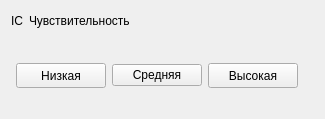
<?xml version="1.0" encoding="UTF-8"?>
<ui version="4.0">
 <class>WidgetSensivity</class>
 <widget class="QWidget" name="WidgetSensivity">
  <property name="geometry">
   <rect>
    <x>0</x>
    <y>0</y>
    <width>325</width>
    <height>119</height>
   </rect>
  </property>
  <property name="windowTitle">
   <string>Form</string>
  </property>
  <layout class="QHBoxLayout" name="horizontalLayout_3">
   <item>
    <layout class="QVBoxLayout" name="verticalLayout_borderExternal">
     <item>
      <layout class="QVBoxLayout" name="verticalLayout_2">
       <item>
        <layout class="QHBoxLayout" name="horizontalLayout">
         <item>
          <widget class="QLabel" name="label_headIcon">
           <property name="text">
            <string>IC</string>
           </property>
          </widget>
         </item>
         <item>
          <widget class="QLabel" name="label_headText">
           <property name="text">
            <string>Чувствительность</string>
           </property>
          </widget>
         </item>
         <item>
          <spacer name="horizontalSpacer">
           <property name="orientation">
            <enum>Qt::Horizontal</enum>
           </property>
           <property name="sizeHint" stdset="0">
            <size>
             <width>40</width>
             <height>20</height>
            </size>
           </property>
          </spacer>
         </item>
        </layout>
       </item>
       <item>
        <widget class="QFrame" name="frame_borderInternal">
         <property name="frameShape">
          <enum>QFrame::StyledPanel</enum>
         </property>
         <property name="frameShadow">
          <enum>QFrame::Raised</enum>
         </property>
        </widget>
       </item>
       <item>
        <layout class="QHBoxLayout" name="horizontalLayout_borderInternal">
         <item>
          <spacer name="horizontalSpacer_2">
           <property name="orientation">
            <enum>Qt::Horizontal</enum>
           </property>
           <property name="sizeType">
            <enum>QSizePolicy::Fixed</enum>
           </property>
           <property name="sizeHint" stdset="0">
            <size>
             <width>5</width>
             <height>20</height>
            </size>
           </property>
          </spacer>
         </item>
         <item>
          <layout class="QVBoxLayout" name="verticalLayout">
           <item>
            <layout class="QHBoxLayout" name="horizontalLayout_2">
             <item>
              <widget class="QPushButton" name="pushButton_sensivityLow">
               <property name="minimumSize">
                <size>
                 <width>0</width>
                 <height>25</height>
                </size>
               </property>
               <property name="maximumSize">
                <size>
                 <width>16777215</width>
                 <height>25</height>
                </size>
               </property>
               <property name="focusPolicy">
                <enum>Qt::NoFocus</enum>
               </property>
               <property name="text">
                <string>Низкая</string>
               </property>
              </widget>
             </item>
             <item>
              <widget class="QPushButton" name="pushButton_sensivityMedium">
               <property name="focusPolicy">
                <enum>Qt::NoFocus</enum>
               </property>
               <property name="text">
                <string>Средняя</string>
               </property>
              </widget>
             </item>
             <item>
              <widget class="QPushButton" name="pushButton_sensivityHigh">
               <property name="minimumSize">
                <size>
                 <width>0</width>
                 <height>25</height>
                </size>
               </property>
               <property name="maximumSize">
                <size>
                 <width>16777215</width>
                 <height>25</height>
                </size>
               </property>
               <property name="focusPolicy">
                <enum>Qt::NoFocus</enum>
               </property>
               <property name="text">
                <string>Высокая</string>
               </property>
              </widget>
             </item>
            </layout>
           </item>
          </layout>
         </item>
         <item>
          <spacer name="verticalSpacer_3">
           <property name="orientation">
            <enum>Qt::Vertical</enum>
           </property>
           <property name="sizeHint" stdset="0">
            <size>
             <width>5</width>
             <height>40</height>
            </size>
           </property>
          </spacer>
         </item>
         <item>
          <spacer name="horizontalSpacer_3">
           <property name="orientation">
            <enum>Qt::Horizontal</enum>
           </property>
           <property name="sizeType">
            <enum>QSizePolicy::Fixed</enum>
           </property>
           <property name="sizeHint" stdset="0">
            <size>
             <width>5</width>
             <height>20</height>
            </size>
           </property>
          </spacer>
         </item>
        </layout>
       </item>
      </layout>
     </item>
    </layout>
   </item>
   <item>
    <widget class="QFrame" name="frame_borderExternal">
     <property name="frameShape">
      <enum>QFrame::StyledPanel</enum>
     </property>
     <property name="frameShadow">
      <enum>QFrame::Raised</enum>
     </property>
    </widget>
   </item>
  </layout>
 </widget>
 <resources/>
 <connections/>
</ui>
